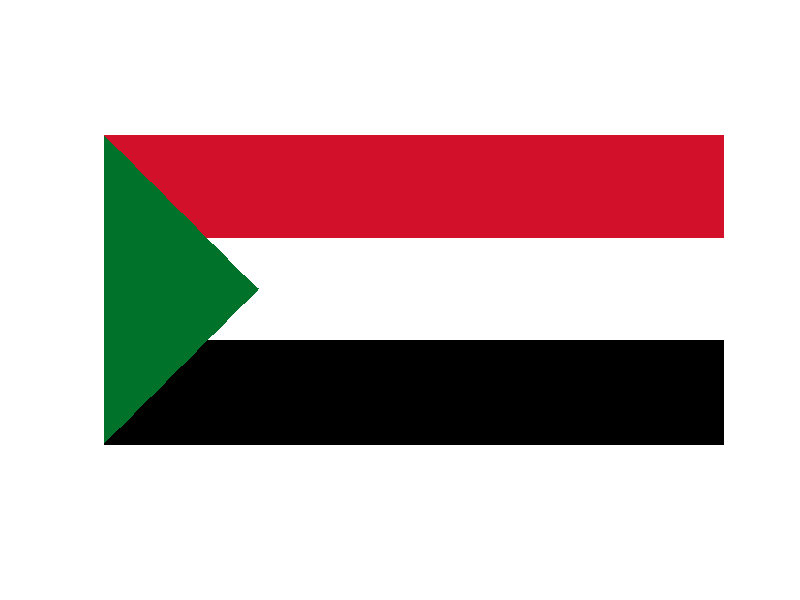

This chart was generated by the following MATLAB code:
% MATLAB code to draw Sudan flag 

% initialising a zero matrix of 300X600X3 
img=uint8(zeros(300, 600, 3)); 
img(:, :, :)=255; 
%Red Color 
img(1:100, 151:600, 1)=210; 
img(1:100, 151:600, 2)=16; 
img(1:100, 151:600, 3)=42; 
%black Color 
img(200:300, 150:600, :)=0; 
% Lower Triangle 
for i=1:150 
	for j=1:150 
		if(j<i) 
			img(i, j, 1)=0; 
			img(i, j, 2)=114; 
			img(i, j, 3)=41; 
		elseif(i<=100) 
			img(i, j, 1)=210; 
			img(i, j, 2)=16; 
			img(i, j, 3)=42; 
			
		end
	end
end
% Upper Triangle 
for i=150:300 
	for j=1:150 
		if(i+j<=300) 
			img(i, j, 1)=0; 
			img(i, j, 2)=114; 
			img(i, j, 3)=41; 

		elseif(i>=200) 
			img(i, j, :)=0;			 
		end
	end
end

% displaying the matrix as image 
figure, imshow(img); 
